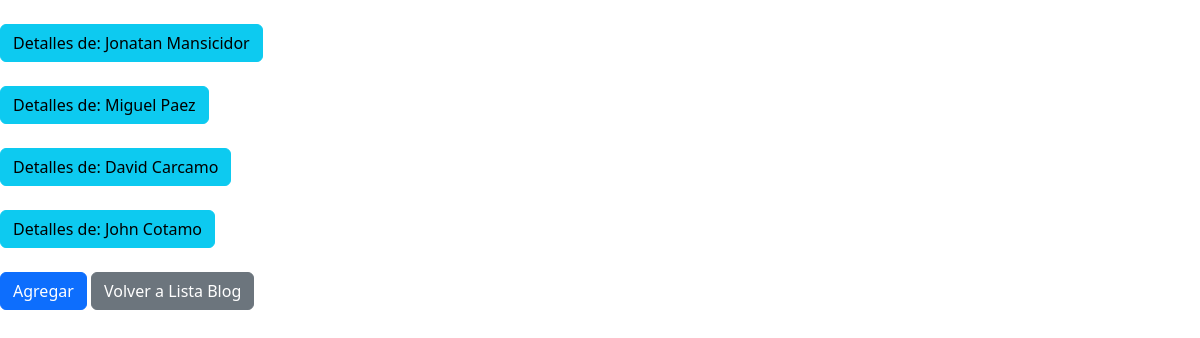
/blog/lista-persona, run on an earlier commit of the app's database.
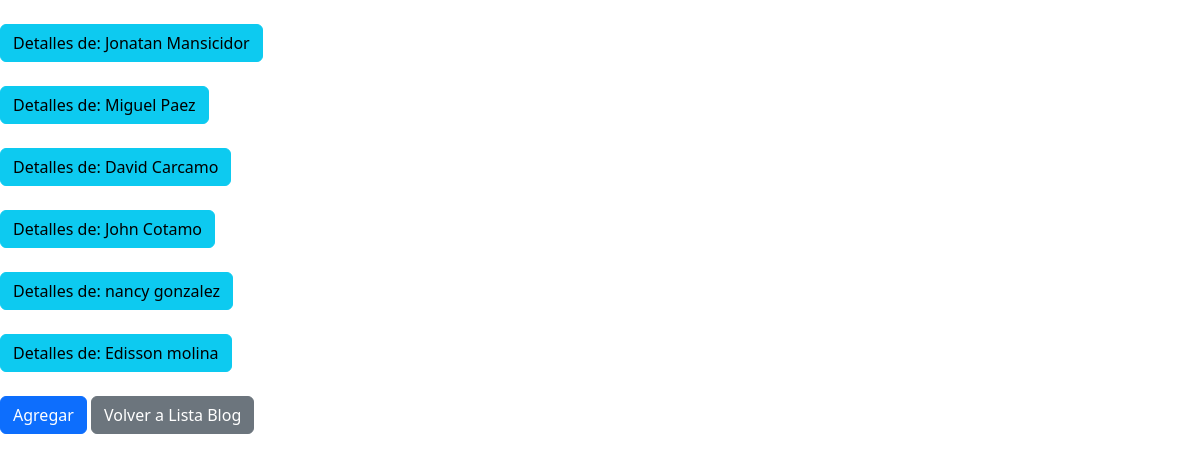
And on a later commit of the database.
### blog_web/models.py (models this page shows)
class Persona(models.Model):
    nombre_completo = models.CharField(max_length=255)
    edad = models.IntegerField()
    email = models.CharField(max_length=255)
    otros_datos = models.ForeignKey(Usuario, on_delete=models.SET_NULL, null=True)

### blog_web/views.py (the view)
# urls.py: path("lista-persona", views.Personalist.as_view(), name="persona_list"),
class Personalist(ListView):
    model = Persona
    template_name = "blog_web/personaList.html"

### blog_web/templates/blog_web/personaList.html (shortened to what this page needs)
{% load bootstrap5 %}
{% bootstrap_css %}
{% if object_list %}
{% for blog in object_list %}
    {% block content %}
    <ul class="list-group list-group-horizontal">
        <a href="{% url 'persona_detail' blog.id %}"><button type="button" class="btn btn-info">Detalles de: {{blog.nombre_completo}}</button></a>
        {% endblock %}
    </ul>
    {% endfor %}
<a href="{% url 'persona_crear'%}"><button type="button" class="btn btn-primary">Agregar</button></a>
<a href="{% url 'blog_list' %}"><button type="button" class="btn btn-secondary">Volver a Lista Blog</button></a>
{% else %}
  <h1> No hay blogs</h1>
{% endif %}

What changed in the data, as far as the page shows it:
added Persona: nombre_completo "nancy gonzalez"
added Persona: nombre_completo "Edisson molina"
